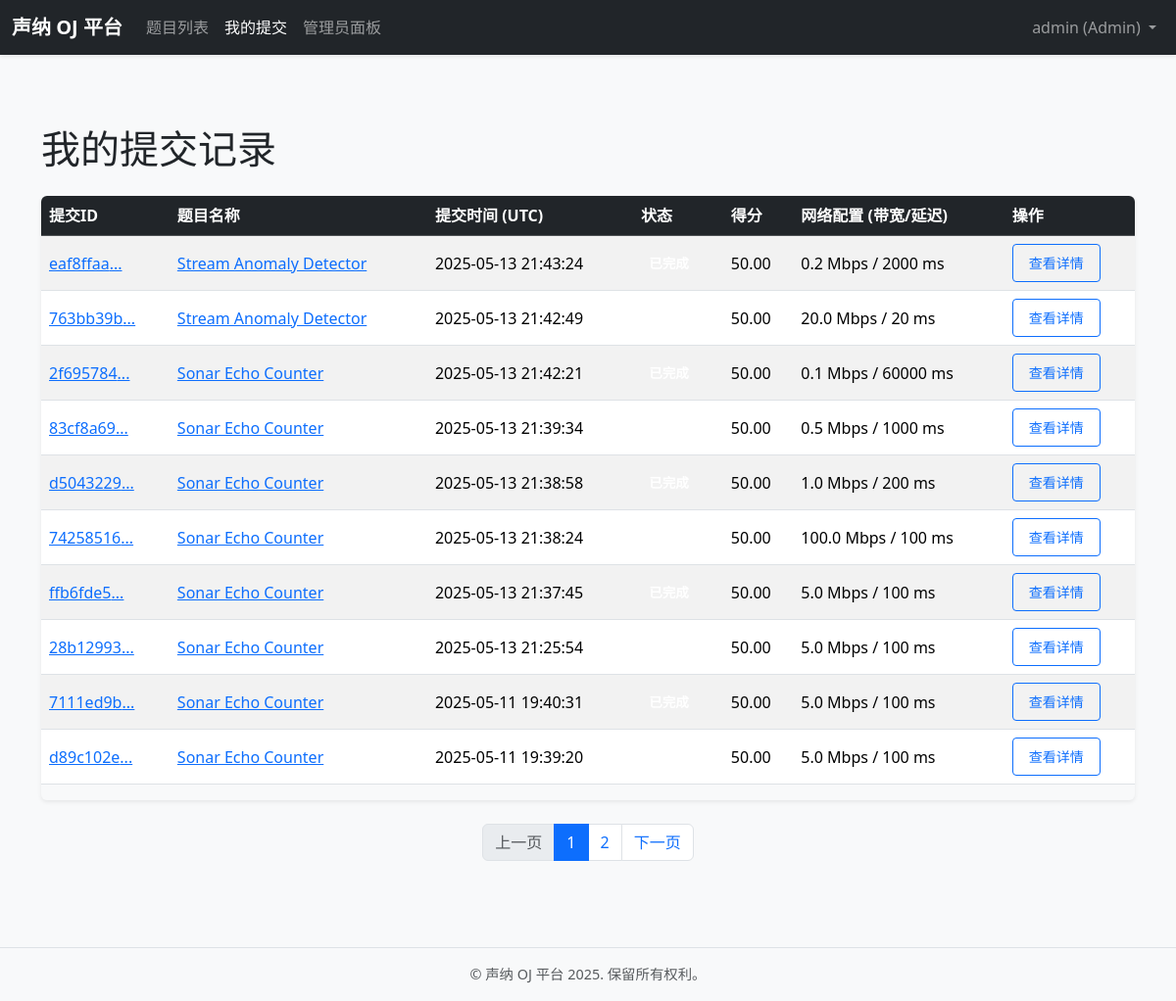
The page /submission/my (signed in) on the database its author committed.
### models.py (models this page shows, shortened)
class User(UserMixin, db.Model):
    __tablename__ = 'user'  # 明确表名
    id = db.Column(db.Integer, primary_key=True)
    username = db.Column(db.String(80), unique=True, nullable=False, index=True)
    email = db.Column(db.String(120), unique=True, nullable=False, index=True)
    password_hash = db.Column(db.String(256))  # 存储哈希后的密码
    role = db.Column(db.Enum(UserRole), default=UserRole.CONTESTANT, nullable=False)
    created_at = db.Column(db.DateTime, default=lambda: datetime.now(timezone.utc))
    submissions = db.relationship('Submission', backref='author', lazy='dynamic', cascade="all, delete-orphan")

class Submission(db.Model):
    __tablename__ = 'submission'  # 明确表名
    id = db.Column(db.String(36), primary_key=True, default=lambda: str(uuid.uuid4()))  # 使用 UUID 作为主键
    user_id = db.Column(db.Integer, db.ForeignKey('user.id'), nullable=False, index=True)
    problem_id = db.Column(db.Integer, db.ForeignKey('problem.id'), nullable=False, index=True)
    algorithm_script_filename = db.Column(db.String(255), nullable=False)  # 上传的算法脚本文件名
    submitted_at = db.Column(db.DateTime, default=lambda: datetime.now(timezone.utc), index=True)
    status = db.Column(db.Enum(SubmissionStatus), default=SubmissionStatus.PENDING, nullable=False)
    score = db.Column(db.Float, nullable=True)  # 判题得分
    log_filename = db.Column(db.String(100), nullable=True)  # 日志文件名 (例如 submission_id.log)
    actual_bandwidth_mbps = db.Column(db.Float, nullable=True)  # 本次提交实际使用的带宽
    actual_latency_ms = db.Column(db.Integer, nullable=True)  # 本次提交实际使用的延迟
    return_code = db.Column(db.Integer, nullable=True)  # 判题脚本的返回码
    detailed_results = db.Column(db.Text, nullable=True)  # JSON 字符串格式的详细评分结果

class Problem(db.Model):
    __tablename__ = 'problem'  # 明确表名
    id = db.Column(db.Integer, primary_key=True)
    title = db.Column(db.String(150), nullable=False, index=True)
    description = db.Column(db.Text, nullable=False)  # 题目描述
    dataset_identifier = db.Column(db.String(100), nullable=False)  # 数据集标识符 (例如文件名)
    default_bandwidth_mbps = db.Column(db.Float, default=10.0)  # 默认模拟带宽
    default_latency_ms = db.Column(db.Integer, default=50)  # 默认模拟延迟
    scoring_function_name = db.Column(db.String(100), nullable=False, default="default_log_scorer")  # 评分函数名
    created_at = db.Column(db.DateTime, default=lambda: datetime.now(timezone.utc), index=True)
    submissions = db.relationship('Submission', backref='problem', lazy='dynamic', cascade="all, delete-orphan")

### routes/submission.py (the view)
@submission_bp.route('/my')
@login_required
def list_my_submissions():
    page = request.args.get('page', 1, type=int)
    submissions_per_page = current_app.config.get('SUBMISSIONS_PER_USER_PAGE', 10)
    submissions_pagination = Submission.query.filter_by(user_id=current_user.id) \
        .order_by(Submission.submitted_at.desc()) \
        .paginate(page=page, per_page=submissions_per_page, error_out=False)
    return render_template('submission/my_submissions.html', title='我的提交记录', submissions=submissions_pagination)

### templates/submission/my_submissions.html (shortened to what this page needs)
{% extends "_base.html" %}
{% block content %}
<h1 class="mb-4">我的提交记录</h1>
{% if submissions.items %}
<div class="table-responsive shadow-sm rounded">
    <table class="table table-hover align-middle table-striped">
        <thead class="table-dark">
            <tr>
                <th scope="col">提交ID</th>
                <th scope="col">题目名称</th>
                <th scope="col">提交时间 (UTC)</th>
                <th scope="col">状态</th>
                <th scope="col">得分</th>
                <th scope="col">网络配置 (带宽/延迟)</th>
                <th scope="col">操作</th>
            </tr>
        </thead>
        <tbody>
            {% for sub in submissions.items %}
            <tr>
                <td><a href="{{ url_for('submission.detail', submission_id=sub.id) }}">{{ sub.id[:8] }}...</a></td>
                <td><a href="{{ url_for('problem.detail', problem_id=sub.problem.id) }}">{{ sub.problem.title }}</a></td>
                <td>{{ sub.submitted_at.strftime('%Y-%m-%d %H:%M:%S') }}</td>
                <td><span class="badge bg-{{ sub.status.name | lower }}">{{ sub.status.value }}</span></td>
                <td>{{ "%.2f"|format(sub.score) if sub.score is not none else 'N/A' }}</td>
                <td>{{ sub.actual_bandwidth_mbps }} Mbps / {{ sub.actual_latency_ms }} ms</td>
                <td><a href="{{ url_for('submission.detail', submission_id=sub.id) }}" class="btn btn-sm btn-outline-primary">查看详情</a></td>
            </tr>
            {% endfor %}
        </tbody>
    </table>
</div>
    {% if submissions.total > submissions.per_page %}
    <nav aria-label="我的提交记录分页" class="mt-4">
        <ul class="pagination justify-content-center">
            <li class="page-item {% if not submissions.has_prev %}disabled{% endif %}">
                <a class="page-link" href="{{ url_for('submission.list_my_submissions', page=submissions.prev_num if submissions.has_prev else 1) }}">上一页</a>
            </li>
            {% for page_num in submissions.iter_pages(left_edge=1, right_edge=1, left_current=1, right_current=2) %}
                {% if page_num %}
                    <li class="page-item {% if page_num == submissions.page %}active{% endif %}">
                        <a class="page-link" href="{{ url_for('submission.list_my_submissions', page=page_num) }}">{{ page_num }}</a>
                    </li>
                {% else %}
                    <li class="page-item disabled"><span class="page-link">…</span></li>
                {% endif %}
            {% endfor %}
            <li class="page-item {% if not submissions.has_next %}disabled{% endif %}">
                <a class="page-link" href="{{ url_for('submission.list_my_submissions', page=submissions.next_num if submissions.has_next else submissions.pages) }}">下一页</a>
            </li>
        </ul>
    </nav>
    {% endif %}
{% else %}
    <div class="alert alert-info mt-4" role="alert">
        您还没有任何提交记录。 <a href="{{ url_for('main.index') }}" class="alert-link">查看题目列表</a> 开始答题吧！
    </div>
{% endif %}
{% endblock %}

### templates/_base.html (shortened to what this page needs)
<!doctype html>
<html lang="zh-CN">
<head>
    <link href="https://cdn.jsdelivr.net/npm/bootstrap@5.3.3/dist/css/bootstrap.min.css" rel="stylesheet"
>
    <link rel="stylesheet" href="{{ url_for('static', filename='style.css') }}">
</head>
<body class="d-flex flex-column min-vh-100">
    <nav class="navbar navbar-expand-lg navbar-dark bg-dark mb-4 sticky-top shadow-sm">
        <div class="container-fluid">
            <a class="navbar-brand fw-bold" href="{{ url_for('main.index') }}">声纳 OJ 平台</a>
            <div class="collapse navbar-collapse" id="navbarNav">
                <ul class="navbar-nav me-auto mb-2 mb-lg-0">
                    <li class="nav-item">
                        <a class="nav-link {% if request.endpoint == 'main.index' %}active{% endif %}" aria-current="page" href="{{ url_for('main.index') }}">题目列表</a>
                    </li>
                    {% if current_user.is_authenticated %}
                    <li class="nav-item">
                        <a class="nav-link {% if request.endpoint == 'submission.list_my_submissions' %}active{% endif %}" href="{{ url_for('submission.list_my_submissions') }}">我的提交</a>
                    </li>
                    {% if current_user.role == UserRole.ADMIN %}
                    <li class="nav-item">
                        <a class="nav-link {% if request.endpoint and request.endpoint.startswith('admin.') %}active{% endif %}" href="{{ url_for('admin.dashboard') }}">管理员面板</a>
                    </li>
                    {% endif %}
                    {% endif %}
                </ul>
                <ul class="navbar-nav">
                    {% if current_user.is_authenticated %}
                        <li class="nav-item dropdown">
                          <a class="nav-link dropdown-toggle" href="#" id="navbarUserDropdown" role="button" data-bs-toggle="dropdown" aria-expanded="false">
                            {{ current_user.username }} ({{ current_user.role.value|capitalize }})
                          </a>
                        </li>
                    {% endif %}
                </ul>
            </div>
        </div>
    </nav>
    <main class="container mt-4 mb-5 flex-grow-1">
        {% block content %}{% endblock %}
    </main>
    <footer class="container-fluid bg-light text-center py-3 border-top">
        <p class="mb-0 text-muted">&copy; 声纳 OJ 平台 {{ now.year if now else '2025' }}. 保留所有权利。</p>
    </footer>
</body>
</html>

### static/style.css (style rules this page uses)
body { display: flex; flex-direction: column; min-height: 100vh; background-color: #f8f9fa; }
main.container { flex: 1; padding-top: 1.5rem; padding-bottom: 1.5rem; }
.navbar { box-shadow: 0 0.125rem 0.25rem rgba(0, 0, 0, 0.075); }
.navbar-brand { font-weight: bold; }
.table th, .table td { vertical-align: middle; }
.badge { font-size: 0.85em; padding: 0.4em 0.6em; }
.btn { border-radius: 0.25rem; padding: 0.5rem 1rem; }
footer { padding: 1.5rem 0; font-size: 0.9em; }

### rows shown on the page
User: username "admin", role.value "Admin"
Submission: id "eaf8ffaa", problem "Stream Anomaly Detector", submitted_at "2025-05-13 21:43:24", score "50.00", actual_bandwidth_mbps "0.2", actual_latency_ms "2000"
Submission: id "763bb39b", problem "Stream Anomaly Detector", submitted_at "2025-05-13 21:42:49", score "50.00", actual_bandwidth_mbps "20.0", actual_latency_ms "20"
Submission: id "2f695784", problem "Sonar Echo Counter", submitted_at "2025-05-13 21:42:21", score "50.00", actual_bandwidth_mbps "0.1", actual_latency_ms "60000"
Submission: id "83cf8a69", problem "Sonar Echo Counter", submitted_at "2025-05-13 21:39:34", score "50.00", actual_bandwidth_mbps "0.5", actual_latency_ms "1000"
Submission: id "d5043229", problem "Sonar Echo Counter", submitted_at "2025-05-13 21:38:58", score "50.00", actual_bandwidth_mbps "1.0", actual_latency_ms "200"
Submission: id "74258516", problem "Sonar Echo Counter", submitted_at "2025-05-13 21:38:24", score "50.00", actual_bandwidth_mbps "100.0", actual_latency_ms "100"
Submission: id "ffb6fde5", problem "Sonar Echo Counter", submitted_at "2025-05-13 21:37:45", score "50.00", actual_bandwidth_mbps "5.0", actual_latency_ms "100"
Submission: id "28b12993", problem "Sonar Echo Counter", submitted_at "2025-05-13 21:25:54", score "50.00", actual_bandwidth_mbps "5.0", actual_latency_ms "100"
Submission: id "7111ed9b", problem "Sonar Echo Counter", submitted_at "2025-05-11 19:40:31", score "50.00", actual_bandwidth_mbps "5.0", actual_latency_ms "100"
Submission: id "d89c102e", problem "Sonar Echo Counter", submitted_at "2025-05-11 19:39:20", score "50.00", actual_bandwidth_mbps "5.0", actual_latency_ms "100"

### other values the page prints
{{ page_num }} "1" "2"
